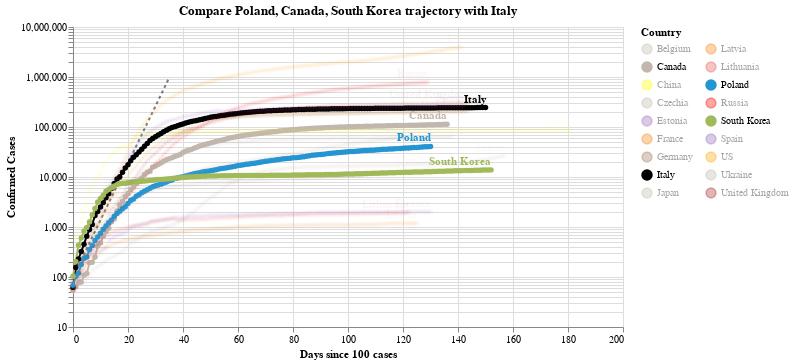

Notebook source saved alongside this figure:
### Code cell
#hide_input
chart3 = make_since_chart(dff2, ['Poland', 'Canada', 'South Korea'], baseline_countries)
chart3

### Figure 1 — Vega-Lite specification as saved in the notebook (floating-point values rounded to 4 significant figures; data arrays with more than 128 entries replaced by an {"elided": "..."} marker saying what was removed)
{"config": {"view": {"continuousWidth": 400, "continuousHeight": 300}}, "layer": [{"data": {"name": "data-628230001892d6798b50651be41d1b3e"}, "mark": {"type": "line", "color": "black", "opacity": 0.5, "strokeDash": [3, 3]}, "encoding": {"x": {"type": "quantitative", "field": "Days since 100 cases"}, "y": {"type": "quantitative", "field": "Confirmed Cases"}}}, {"data": {"name": "data-c060b397ea578c49edf20be1935c556a"}, "mark": {"type": "line", "point": true}, "encoding": {"color": {"type": "nominal", "field": "Country", "legend": {"columns": 2}, "scale": {"domain": ["Belgium", "Canada", "China", "Czechia", "Estonia", "France", "Germany", "Italy", "Japan", "Latvia", "Lithuania", "Poland", "Russia", "South Korea", "Spain", "US", "Ukraine", "United Kingdom"], "range": ["#C1B7AD", "#C1B7AD", "yellow", "#C1B7AD", "#9467bd", "#F58518", "#9D755D", "black", "#C1B7AD", "#F58518", "#E45756", "#2495D3", "red", "#A1BA59", "#9467bd", "orange", "#C1B7AD", "brown"]}}, "opacity": {"condition": {"value": 1, "selection": "selector001"}, "value": 0.05}, "tooltip": [{"type": "nominal", "field": "Country"}, {"type": "temporal", "field": "Date"}, {"type": "quantitative", "field": "Confirmed Cases"}, {"type": "quantitative", "field": "Days since 100 cases"}], "x": {"type": "quantitative", "field": "Days since 100 cases"}, "y": {"type": "quantitative", "field": "Confirmed Cases", "scale": {"type": "log"}}}, "selection": {"selector001": {"type": "multi", "fields": ["Country"], "bind": "legend", "init": [{"Country": "Poland"}, {"Country": "Canada"}, {"Country": "South Korea"}, {"Country": "Italy"}]}}, "width": 550}, {"data": {"name": "data-c060b397ea578c49edf20be1935c556a"}, "mark": {"type": "text", "align": "right", "dy": -8, "fontWeight": "bold"}, "encoding": {"color": {"type": "nominal", "field": "Country", "legend": {"columns": 2}, "scale": {"domain": ["Belgium", "Canada", "China", "Czechia", "Estonia", "France", "Germany", "Italy", "Japan", "Latvia", "Lithuania", "Poland", "Russia", "South Korea", "Spain", "US", "Ukraine", "United Kingdom"], "range": ["#C1B7AD", "#C1B7AD", "yellow", "#C1B7AD", "#9467bd", "#F58518", "#9D755D", "black", "#C1B7AD", "#F58518", "#E45756", "#2495D3", "red", "#A1BA59", "#9467bd", "orange", "#C1B7AD", "brown"]}}, "opacity": {"condition": {"value": 1, "selection": "selector001"}, "value": 0.05}, "text": {"type": "nominal", "field": "Country"}, "tooltip": [{"type": "nominal", "field": "Country"}, {"type": "temporal", "field": "Date"}, {"type": "quantitative", "field": "Confirmed Cases"}, {"type": "quantitative", "field": "Days since 100 cases"}], "x": {"type": "quantitative", "field": "Days since 100 cases"}, "y": {"type": "quantitative", "field": "Confirmed Cases", "scale": {"type": "log"}}}, "transform": [{"filter": "(datum['Date'] >= 1595289600000)"}], "width": 550}], "title": "Compare Poland, Canada, South Korea trajectory with Italy", "$schema": "https://vega.github.io/schema/vega-lite/v4.0.2.json", "datasets": {"data-628230001892d6798b50651be41d1b3e": [{"Days since 100 cases": 0, "Confirmed Cases": 100.0}, {"Days since 100 cases": 1, "Confirmed Cases": 130.0}, {"Days since 100 cases": 2, "Confirmed Cases": 169.0}, {"Days since 100 cases": 3, "Confirmed Cases": 219.7}, {"Days since 100 cases": 4, "Confirmed Cases": 285.6}, {"Days since 100 cases": 5, "Confirmed Cases": 371.3}, {"Days since 100 cases": 6, "Confirmed Cases": 482.7}, {"Days since 100 cases": 7, "Confirmed Cases": 627.5}, {"Days since 100 cases": 8, "Confirmed Cases": 815.7}, {"Days since 100 cases": 9, "Confirmed Cases": 1060.0}, {"Days since 100 cases": 10, "Confirmed Cases": 1379.0}, {"Days since 100 cases": 11, "Confirmed Cases": 1792.0}, {"Days since 100 cases": 12, "Confirmed Cases": 2330.0}, {"Days since 100 cases": 13, "Confirmed Cases": 3029.0}, {"Days since 100 cases": 14, "Confirmed Cases": 3937.0}, {"Days since 100 cases": 15, "Confirmed Cases": 5119.0}, {"Days since 100 cases": 16, "Confirmed Cases": 6654.0}, {"Days since 100 cases": 17, "Confirmed Cases": 8650.0}, {"Days since 100 cases": 18, "Confirmed Cases": 11250.0}, {"Days since 100 cases": 19, "Confirmed Cases": 14620.0}, {"Days since 100 cases": 20, "Confirmed Cases": 19000.0}, {"Days since 100 cases": 21, "Confirmed Cases": 24710.0}, {"Days since 100 cases": 22, "Confirmed Cases": 32120.0}, {"Days since 100 cases": 23, "Confirmed Cases": 41750.0}, {"Days since 100 cases": 24, "Confirmed Cases": 54280.0}, {"Days since 100 cases": 25, "Confirmed Cases": 70560.0}, {"Days since 100 cases": 26, "Confirmed Cases": 91730.0}, {"Days since 100 cases": 27, "Confirmed Cases": 119300.0}, {"Days since 100 cases": 28, "Confirmed Cases": 155000.0}, {"Days since 100 cases": 29, "Confirmed Cases": 201500.0}, {"Days since 100 cases": 30, "Confirmed Cases": 262000.0}, {"Days since 100 cases": 31, "Confirmed Cases": 340600.0}, {"Days since 100 cases": 32, "Confirmed Cases": 442800.0}, {"Days since 100 cases": 33, "Confirmed Cases": 575600.0}, {"Days since 100 cases": 34, "Confirmed Cases": 748300.0}, {"Days since 100 cases": 35, "Confirmed Cases": 972800.0}], "data-c060b397ea578c49edf20be1935c556a": {"elided": "2535 records"}}}
